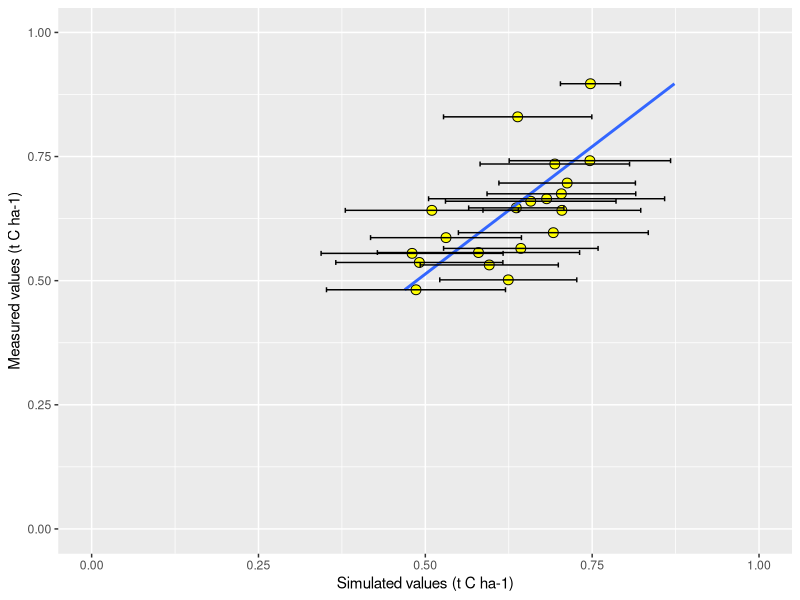
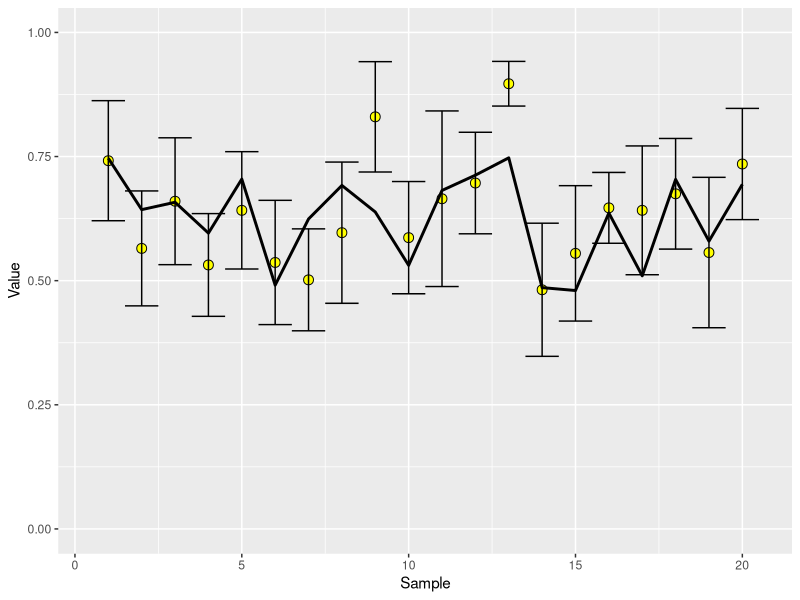

These figures' R source, in order:

# data import. Rows as relicates, calc mean, SE about measured mean, input modelled value.

# Leave import to user, instruct to store measuresed samples in 'meas', modelled in 'mod'. Samples in rows, replicates as colums. See example data.ID as well
measured<- read.csv("exinp.csv", header = TRUE) # read csv as in excel
mod<- read.csv("exmod.csv", header = TRUE) # read csv as in excel
meas<- measured[2:7]
ID <- measured[1]
mod <- mod[1:4,]
mod
meas <-meas[1:4,]
meas
modeval <- function(meas,mod) {
  meas["Mean"] <- rowMeans(meas)  
  
  meas["SEM"]<- apply(meas[!names(meas) %in% c("Mean","SEM","Replicates")],1,function(meas)sd(meas)/sqrt(length(meas)))
  meas["Replicates"]<- ncol(meas[!names(meas) %in% c("Mean","SEM")])
  
  
  
  
  
  Meanmeas <- mean(meas$Mean)
  meanmod <- mean(mod$Mod)
  r1<- (mod$Mod-meanmod)
  r1sq<- sum((mod$Mod-meanmod)^2)
  r2 <- (meas$Mean-Meanmeas)
  r2sq <- sum((meas$Mean-Meanmeas)^2)
  r3<- r1*r2
  r3sum <- sum(r1*r2)
  r4 <- sqrt(r1sq)
  r5 <- sqrt(r2sq)
  r <- r3sum/(r4*r5)
  rFvalue <- ((length(r3)-2)*r*r)/(1-r*r)
  rFvaluep0.05<- abs(qt(0.05/2,(length(r3))-2)^2)
  sigas <- ifelse(rFvalue>rFvaluep0.05,"Yes-Good","No-Bad")
  routput <-list("r"=r,"F value"=rFvalue,"F value at p=0.05"=rFvaluep0.05,"Signficant association? "=sigas)
 
  diffmeasmod <- meas$Mean-mod$Mod
  meandiffmeasmod <- mean(diffmeasmod)
  M1<- (diffmeasmod-meandiffmeasmod)^2
  sumM1 <- sum(M1)
  tvalue <-(meandiffmeasmod*(sqrt(length(M1)))/sqrt((sumM1-meandiffmeasmod)/(length(M1)-1)))
  t2.5<- abs(qt(0.05/2,(length(M1))-2))  
  
  sigbi <- ifelse(tvalue>t2.5,"Yes-Bad","No-Good")
  moutput <-list("Mean Difference"=meandiffmeasmod,"Students's t of M"=tvalue,"t-value (Critical at 2.5%- Two tailed "=t2.5,"Significant bias?"=sigbi)
  
  Meanmeas <- mean(meas$Mean)
  
  difmeasmodsq <- (meas$Mean-mod$Mod)^2
  difmeasmodsqsum <- sum((meas$Mean-mod$Mod)^2)
  
  RMSE<-(100/Meanmeas)*sqrt(difmeasmodsqsum/length(meas$Mean))
  
  t95<- abs(qt(0.05/2,(meas$Replicates)-2))
  SEt95sq <- (meas$SEM*t95)^2
  sumSET95sq <- sum(SEt95sq)
  RMSE95<- (100/Meanmeas)*sqrt(sumSET95sq/length(SEt95sq)) 
  Siger <- ifelse(RMSE<RMSE95,"No-Good","Yes-Bad")
  
  rmsoutput <-list("Root measn square error of model"=RMSE,"RMSE (95% Confidence Limit)"=RMSE95,"Significant total error?"=Siger)
  
  t95<- abs(qt(0.05/2,(meas$Replicates)-2))
  Meanmeas <- mean(meas$Mean)
  diffmeasmod <- meas$Mean-mod$Mod
  sumdiffmeasmod <- sum(diffmeasmod)
  SET95<-meas$SEM*t95
  sumSET95 <- sum(SET95)
  
  E <-(100/Meanmeas)*sumdiffmeasmod/length(diffmeasmod)
  E95 <-(100/Meanmeas)*sumSET95/length(SET95) 
  Sigbi <-ifelse(E>E95,"Yes-Bad","No-Good")
  eoutput <-list("Relative Error"=E,"E (95% Confidence Limit)"=E95,"Significant bias?"=Sigbi)
  
  LOFIT <- (((meas$Mean-mod$Mod)^2)*meas$Replicates)  
  lofsum<- sum(LOFIT)
  
  LOFIT2 <- (((meas$Mean-mod$Mod)^2)*meas$Replicates)*(meas$Replicates-1)
  lofsum2 <- sum(LOFIT2)
  
  
  LO <- function(O,Oj,M)
  {
    ((O-M)-(Oj-M))^2
  }
  
  LOF<- LO(meas[(!names(meas) %in% c("Mean","SEM","Replicates"))],meas$Mean,mod$Mod)
  
  Losum <- rowSums(LOF)
  Losumsum <- sum(Losum) 
  
  #F: 
  sumlofit <- sum(LOFIT)
  Fvalue <- lofsum2/(length(Losum)*Losumsum)
  FvalueatP<- qf(0.05, (length(mod$Mod)-2),(length(meas[(!names(meas) %in% c("Mean","SEM","Replicates"))])*(nrow(meas[!names(meas) %in% c("Mean","SEM","Replicates")])))-2, lower.tail = FALSE)
  Siger<- ifelse(Fvalue>FvalueatP,"Yes-Bad","No-Good")
  loutput <-list("Lack of Fit"=lofsum,"F=MSLOFIT/MSE"=Fvalue,"F (Critical at 5%"=FvalueatP,"Significant error between simulated and measured values?"=Siger)
  
  #ME=Maximum Error. Best = ABS(M)
  ME <- sqrt(max(difmeasmodsq))
  
  #RMSE*Obar/100
  RMSEobar<- RMSE*(Meanmeas/100)

  
  #Number of values
  No <- length(meas$Replicates)
  
  meobnoutput <- list("Maximum Error. Best = ABS(M)"=ME,"RMSE*Obar/100"=RMSEobar,"Number of values"=No)
  
  require(ggplot2)
  
  plot1 <- ggplot(meas, aes(meas$Mean ,mod$Mod)) + 
    geom_point(bg='yellow', pch=21, cex=3, lwd=3)+
    coord_flip()+ # is this neccsassary or could I swap them before?
    geom_smooth(method = "lm", se=FALSE, formula=y~x-1)+
    geom_errorbar(aes(ymin= mod$Mod-meas$SEM, ymax= mod$Mod+meas$SEM), width=.01)+
    xlab("Measured values (t C ha-1)")+
    ylab("Simulated values (t C ha-1)")+
    ylim(0,1)+
    xlim(0,1)
  
  plot2<- ggplot(meas, aes(ID$Name, meas$Mean))+     #Plot 2
    geom_point(bg='yellow', pch=21, cex=3, lwd=3)+
    ylim(0,1)+
    geom_errorbar(aes(ymin= meas$Mean-meas$SEM, ymax= meas$Mean+meas$SEM), width=1)+
    geom_line(aes(ID$Name, mod$Mod),size=1)+
    xlab("Sample")+
    ylab("Value")
  
  ploutput <- list(plot1,plot2)
  
  
  
  output <- list(routput,moutput,rmsoutput,eoutput,loutput,meobnoutput,ploutput)
  return(output)
  
  
    }

# Leave import to user, instruct to store measuresed samples in 'meas', modelled in 'mod'. Samples in rows, replicates as colums. See example data.ID as well
measured<- read.csv("exinp.csv", header = TRUE) # read csv as in excel
mod<- read.csv("exmod.csv", header = TRUE) # read csv as in excel
meas<- measured[2:7]
ID <- measured[1]
test <- modeval(meas,mod)
test

